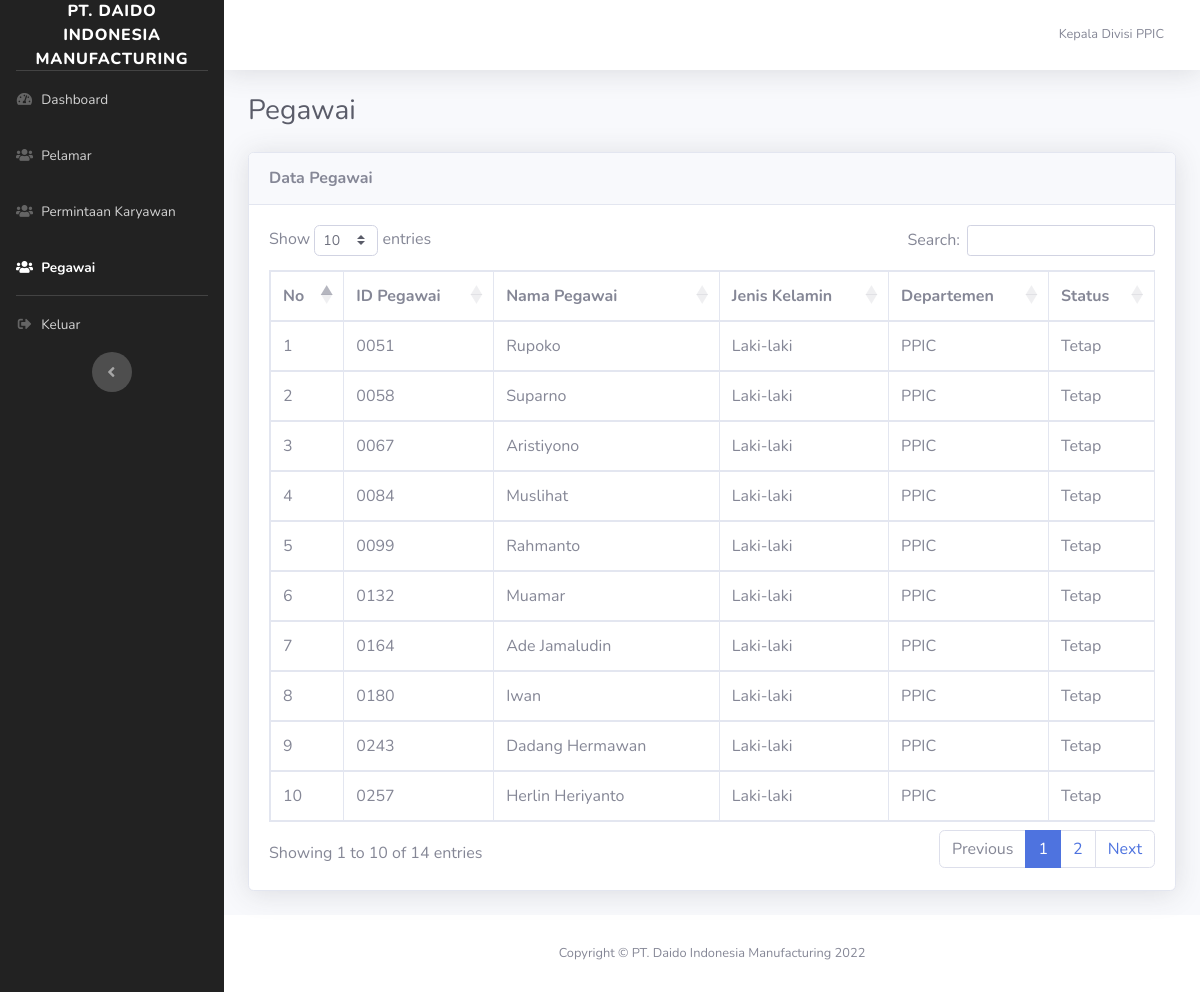
The page /dashboard/index.php?halaman=pegawai (signed in) on the database its author committed.
### tables this page shows
CREATE TABLE `user` (
  `id_user` int(15) NOT NULL,
  `username` varchar(30) NOT NULL,
  `password` varchar(20) NOT NULL,
  `nama` varchar(35) NOT NULL,
  `level` int(10) NOT NULL,
  `id_departemen` int(11) NOT NULL
);

CREATE TABLE `pegawai` (
  `id_pegawai` varchar(10) NOT NULL,
  `nama_pegawai` varchar(255) NOT NULL,
  `jenis_kelamin` varchar(2) NOT NULL,
  `id_departemen` int(11) NOT NULL,
  `status` varchar(25) NOT NULL
);

CREATE TABLE `departemen` (
  `id_departemen` int(11) NOT NULL,
  `nama_departemen` varchar(255) NOT NULL
);

### dashboard/pegawai.php (the view)
<h1 class="h3 mb-4 text-gray-800">Pegawai</h1>
<div class="card shadow mb-4">
    <div class="card-header py-3 d-flex align-items-center justify-content-between">
        <h6 class="m-0 font-weight-bold">Data Pegawai</h6>
    </div>
    <div class="card-body">
        <div class="table-responsive">
            <table id="dataTable" class="table table-bordered">
                <thead>
                    <tr>
                        <th>No</th>
                        <th>ID Pegawai</th>
                        <th>Nama Pegawai</th>
                        <th>Jenis Kelamin</th>
                        <th>Departemen</th>
                        <th>Status</th>
                    </tr>
                </thead>
                <tbody>
                    <?php $nomor = 1; ?>
                    <?php $ambil = $koneksi->query("SELECT * FROM pegawai JOIN departemen ON pegawai.id_departemen = departemen.id_departemen WHERE pegawai.id_departemen='$user[id_departemen]'"); ?>
                    <?php while ($pecah = $ambil->fetch_assoc()) { ?>
                        <tr>
                            <td> <?php echo $nomor; ?></td>
                            <td> <?php echo $pecah["id_pegawai"]; ?> </td>
                            <td> <?php echo $pecah["nama_pegawai"]; ?> </td>
                            <td> <?php echo $pecah["jenis_kelamin"] == 'F' ? 'Perempuan' : 'Laki-laki'; ?> </td>
                            <td> <?php echo $pecah["nama_departemen"]; ?> </td>
                            <td> <?php echo $pecah["status"]; ?> </td>
                        </tr>
                        <?php $nomor++; ?>
                    <?php } ?>
                </tbody>
            </table>
        </div>
    </div>
</div>

### dashboard/index.php (shortened to what this page needs)
<!DOCTYPE html>
<html lang="en">
<?php
include '../koneksi.php';
$halaman = isset($_GET['halaman']) ? $_GET['halaman'] : '';
$query = $_SESSION['login_type'] == 'admin' ? mysqli_query($koneksi, "SELECT*FROM user where username='$_SESSION[username]'") : mysqli_query($koneksi, "SELECT*FROM login_pelamar where email='$_SESSION[username]'");
$user = mysqli_fetch_assoc($query);
?>
<head>
    <link href="../assets/vendor/fontawesome-free/css/all.min.css" rel="stylesheet" type="text/css">
    <link href="../assets/css/sb-admin-2.min.css" rel="stylesheet">
    <link href="https://cdnjs.cloudflare.com/ajax/libs/toastr.js/2.0.1/css/toastr.css" rel="stylesheet" />
    <link rel="stylesheet" href="https://cdn.datatables.net/1.12.1/css/dataTables.bootstrap5.min.css">
    <link rel="stylesheet" href="https://cdn.datatables.net/buttons/2.2.3/css/buttons.dataTables.min.css">
</head>
<body id="page-top">
    <div id="wrapper">
        <ul class="navbar-nav bg-dark sidebar sidebar-dark accordion" style="background-color: #222 !important;" id=" accordionSidebar">
            <a class="sidebar-brand d-flex align-items-center justify-content-center" href="index.html">
                <div class="sidebar-brand-text mx-3">
                    PT. Daido Indonesia Manufacturing
                </div>
            </a>
            <hr class="sidebar-divider my-0">
            <li class="nav-item <?= $halaman == '' ? 'active' : '' ?>">
                <a class="nav-link" href="index.php">
                    <i class="fas fa-fw fa-tachometer-alt"></i>
                    <span>Dashboard</span>
                </a>
            </li>
            <?php
            if ($_SESSION['login_type'] == 'admin') {
                if ($user['level'] == 0) {
            ?>
                    <li class="nav-item <?= $halaman == 'user' || $halaman == 'tambah-user' || $halaman == 'ubah-user' ? 'active' : '' ?>">
                        <a class="nav-link" href="index.php?halaman=user">
                            <i class="fas fa-fw fa-users"></i>
                            <span>User</span>
                        </a>
                    </li>
                    <li class="nav-item <?= $halaman == 'kriteria' || $halaman == 'tambah-kriteria' || $halaman == 'ubah-kriteria' ? 'active' : '' ?>">
                        <a class="nav-link" href="index.php?halaman=kriteria">
                            <i class="fas fa-fw fa-users"></i>
                            <span>Kriteria</span>
                        </a>
                    </li>
                <?php
                } else if ($user['level'] == 1 or $user['level'] == 2 or $user['level'] == 3) {
                ?>
                    <li class="nav-item <?= $halaman == 'pelamar' || $halaman == 'tambah-pelamar' || $halaman == 'ubah-pelamar' ? 'active' : '' ?>">
                        <a class="nav-link" href="index.php?halaman=pelamar">
                            <i class="fas fa-fw fa-users"></i>
                            <span>Pelamar</span>
                        </a>
                    </li>
                    <li class="nav-item <?= $halaman == 'konfirmas-permintaan-karyawan' || $halaman == 'permintaan-karyawan' || $halaman == 'detail-permintaan-karyawan' || $halaman == 'ubah-permintaan-karyawan' ? 'active' : '' ?>">
                        <a class="nav-link" href="index.php?halaman=permintaan-karyawan">
                            <i class="fas fa-fw fa-users"></i>
                            <span>Permintaan Karyawan</span>
                        </a>
                    </li>
                    <?php
                    if ($user['level'] == 1) {
                    ?>
                        <li class="nav-item <?= $halaman == 'cek-berkas' || $halaman == 'detail-cek-berkas' || $halaman == 'ubah-cek-berkas' ? 'active' : '' ?>">
                            <a class="nav-link" href="index.php?halaman=cek-berkas">
                                <i class="fas fa-fw fa-users"></i>
                                <span>Cek Berkas</span>
                            </a>
                        </li>
                        <li class="nav-item <?= $halaman == 'penilaian' || $halaman == 'tambah-penilaian' || $halaman == 'ubah-penilaian' ? 'active' : '' ?>">
                            <a class="nav-link" href="index.php?halaman=penilaian">
                                <i class="fas fa-fw fa-users"></i>
                                <span>Penilaian</span>
                            </a>
                        </li>
                        <li class="nav-item <?= $halaman == 'hasil-penilaian' || $halaman == 'tambah-hasil-penilaian' || $halaman == 'ubah-hasil-penilaian' ? 'active' : '' ?>">
                            <a class="nav-link" href="index.php?halaman=hasil-penilaian">
                                <i class="fas fa-fw fa-users"></i>
                                <span>Hasil Penilaian</span>
                            </a>
                        </li>
                        <li class="nav-item <?= $halaman == 'keputusan' || $halaman == 'tambah-keputusan' || $halaman == 'ubah-keputusan' ? 'active' : '' ?>">
                            <a class="nav-link" href="index.php?halaman=keputusan">
                                <i class="fas fa-fw fa-users"></i>
                                <span>Keputusan</span>
                            </a>
                        </li>
                        <li class="nav-item <?= $halaman == 'hasil-keputusan' || $halaman == 'tambah-hasil-keputusan' || $halaman == 'ubah-hasil-keputusan' ? 'active' : '' ?>">
                            <a class="nav-link" href="index.php?halaman=hasil-keputusan">
                                <i class="fas fa-fw fa-users"></i>
                                <span>Hasil Keputusan</span>
                            </a>
                        </li>
                        <li class="nav-item <?= $halaman == 'interview' || $halaman == 'detail-interview' || $halaman == 'ubah-interview' ? 'active' : '' ?>">
                            <a class="nav-link" href="index.php?halaman=interview">
                                <i class="fas fa-fw fa-users"></i>
                                <span>Interview</span>
                            </a>
                        </li>
                        <li class="nav-item <?= $halaman == 'hasil-akhir' || $halaman == 'tambah-interview' || $halaman == 'ubah-interview' ? 'active' : '' ?>">
                            <a class="nav-link" href="index.php?halaman=hasil-akhir">
                                <i class="fas fa-fw fa-users"></i>
                                <span>Hasil Akhir</span>
                            </a>
                        </li>
                    <?php
                    } else if ($user['level'] == 3) {
                    ?>
                        <li class="nav-item <?= $halaman == 'pegawai' || $halaman == 'tambah-pegawai' || $halaman == 'ubah-pegawai' ? 'active' : '' ?>">
                            <a class="nav-link" href="index.php?halaman=pegawai">
                                <i class="fas fa-fw fa-users"></i>
                                <span>Pegawai</span>
                            </a>
                        </li>
                    <?php
                    } else if ($user['level'] == 2) {
                    ?>
                        <li class="nav-item <?= $halaman == 'lowongan' || $halaman == 'tambah-lowongan' || $halaman == 'ubah-lowongan' ? 'active' : '' ?>">
                            <a class="nav-link" href="index.php?halaman=lowongan">
                                <i class="fas fa-fw fa-table"></i>
                                <span>lowongan</span>
                            </a>
                        </li>
                <?php
                    }
                }
            } else if ($_SESSION['login_type'] == 'pelamar') {
                ?>
                <li class="nav-item <?= $halaman == 'data-pelamar' || $halaman == 'tambah-pelamar' || $halaman == 'ubah-pelamar' ? 'active' : '' ?>">
                    <a class="nav-link" href="index.php?halaman=data-pelamar">
                        <i class="fas fa-fw fa-users"></i>
                        <span>Data Pelamar</span>
                    </a>
                </li>
            <?php
            }
            ?>
            <hr class="sidebar-divider my-0">
            <li class="nav-item">
                <a href="<?= $_SESSION['login_type'] == 'admin' ? '../proses_autentikasi.php?aksi=logout' : '../' ?> " class="nav-link">
                    <i class="fas fa-fw fa-sign-out-alt"></i>
                    <span>Keluar</span>
                </a>
            </li>
            <div class="text-center d-none d-md-inline">
                <button class="rounded-circle border-0" id="sidebarToggle"></button>
            </div>
        </ul>
        <div id="content-wrapper" class="d-flex flex-column">
            <div id="content">
                <nav class="navbar navbar-expand navbar-light bg-white topbar mb-4 static-top shadow">
                    <ul class="navbar-nav ml-auto">
                        <li class="nav-item dropdown no-arrow">
                            <a class="nav-link dropdown-toggle" href="#" id="userDropdown" role="button" data-toggle="dropdown" aria-haspopup="true" aria-expanded="false">
                                <span class="mr-2 d-none d-lg-inline text-gray-600 small"><?= $user['nama'] ?></span>
                            </a>
                        </li>
                    </ul>
                </nav>
                <div class="container-fluid">
                    <?php
                    if ($halaman == '') {
                        include './home.php';
                    } else if ($halaman == 'user') {
                        include './user.php';
                    } else if ($halaman == 'tambah-user') {
                        include './tambah_user.php';
                    } else if ($halaman == 'ubah-user') {
                        include './ubah_user.php';
                    } else if ($halaman == 'kriteria') {
                        include './kriteria.php';
                    } else if ($halaman == 'tambah-kriteria') {
                        include './tambah_kriteria.php';
                    } else if ($halaman == 'ubah-kriteria') {
                        include './ubah_kriteria.php';
                    } else if ($halaman == 'lowongan') {
                        include './lowongan.php';
                    } else if ($halaman == 'tambah-lowongan') {
                        include './tambah_lowongan.php';
                    } else if ($halaman == 'ubah-lowongan') {
                        include './ubah_lowongan.php';
                    } else if ($halaman == 'detail-lowongan') {
                        include './detail_lowongan.php';
                    } else if ($halaman == 'pelamar') {
                        include './pelamar.php';
                    } else if ($halaman == 'detail-pelamar') {
                        include './detail_pelamar.php';
                    } else if ($halaman == 'cek-berkas') {
                        include './cek_berkas.php';
                    } else if ($halaman == 'detail-cek-berkas') {
                        include './detail_cek_berkas.php';
                    } else if ($halaman == 'penilaian') {
                        include './penilaian.php';
                    } else if ($halaman == 'tambah-penilaian') {
                        include './tambah_penilaian.php';
                    } else if ($halaman == 'ubah-penilaian') {
                        include './ubah_penilaian.php';
                    } else if ($halaman == 'hasil-penilaian') {
                        include './hasil_penilaian.php';
                    } else if ($halaman == 'keputusan') {
                        include './keputusan.php';
                    } else if ($halaman == 'hasil-keputusan') {
                        include './hasil_keputusan.php';
                    } else if ($halaman == 'interview') {
                        include './interview.php';
                    } else if ($halaman == 'tambah-interview') {
                        include './tambah_interview.php';
                    } else if ($halaman == 'detail-interview') {
                        include './detail_interview.php';
                    } else if ($halaman == 'hasil-akhir') {
                        include './hasil_akhir.php';
                    } else if ($halaman == 'data-pelamar') {
                        include './data_pelamar.php';
                    } else if ($halaman == 'permintaan-karyawan') {
                        include './permintaan_karyawan.php';
                    } else if ($halaman == 'tambah-permintaan-karyawan') {
                        include './tambah_permintaan_karyawan.php';
                    } else if ($halaman == 'detail-permintaan-karyawan') {
                        include './detail_permintaan_karyawan.php';
                    } else if ($halaman == 'ubah-permintaan-karyawan') {
                        include './ubah_permintaan_karyawan.php';
                    } else if ($halaman == 'konfirmasi-permintaan-karyawan') {
                        include './konfirmasi_permintaan_karyawan.php';
                    } else if ($halaman == 'pegawai') {
                        include './pegawai.php';
                    }
                    ?>
                </div>
            </div>
            <footer class="sticky-footer bg-white">
                <div class="container my-auto">
                    <div class="copyright text-center my-auto">
                        <span>Copyright &copy; PT. Daido Indonesia Manufacturing 2022</span>
                    </div>
                </div>
            </footer>
        </div>
    </div>
</body>
</html>

### rows shown on the page
user: nama "Kepala Divisi PPIC"
pegawai: id_pegawai "0051", nama_pegawai "Rupoko", jenis_kelamin "Laki-laki", id_departemen.nama_departemen "PPIC", status "Tetap"
pegawai: id_pegawai "0058", nama_pegawai "Suparno", jenis_kelamin "Laki-laki", id_departemen.nama_departemen "PPIC", status "Tetap"
pegawai: id_pegawai "0067", nama_pegawai "Aristiyono", jenis_kelamin "Laki-laki", id_departemen.nama_departemen "PPIC", status "Tetap"
pegawai: id_pegawai "0084", nama_pegawai "Muslihat", jenis_kelamin "Laki-laki", id_departemen.nama_departemen "PPIC", status "Tetap"
pegawai: id_pegawai "0099", nama_pegawai "Rahmanto", jenis_kelamin "Laki-laki", id_departemen.nama_departemen "PPIC", status "Tetap"
pegawai: id_pegawai "0132", nama_pegawai "Muamar", jenis_kelamin "Laki-laki", id_departemen.nama_departemen "PPIC", status "Tetap"
pegawai: id_pegawai "0164", nama_pegawai "Ade Jamaludin", jenis_kelamin "Laki-laki", id_departemen.nama_departemen "PPIC", status "Tetap"
pegawai: id_pegawai "0180", nama_pegawai "Iwan", jenis_kelamin "Laki-laki", id_departemen.nama_departemen "PPIC", status "Tetap"
pegawai: id_pegawai "0243", nama_pegawai "Dadang Hermawan", jenis_kelamin "Laki-laki", id_departemen.nama_departemen "PPIC", status "Tetap"
pegawai: id_pegawai "0257", nama_pegawai "Herlin Heriyanto", jenis_kelamin "Laki-laki", id_departemen.nama_departemen "PPIC", status "Tetap"
